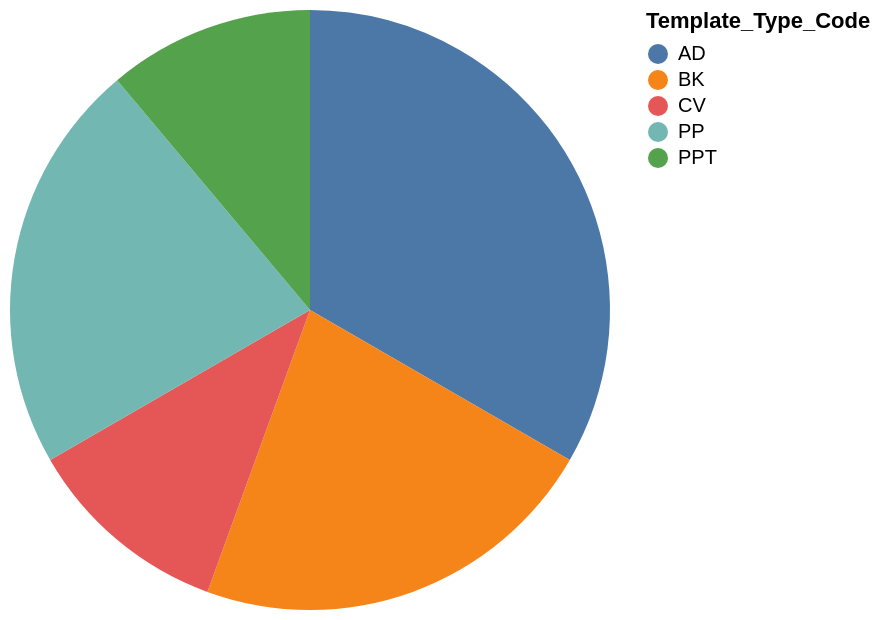

Here is the Vega-Lite specification saved for this chart:
### Vega-Lite specification from a JSON file in a GitHub repository (floating-point values rounded to 4 significant figures)
{"data": {"values": [{"x_data": "AD", "y_data": 3}, {"x_data": "BK", "y_data": 2}, {"x_data": "CV", "y_data": 1}, {"x_data": "PP", "y_data": 2}, {"x_data": "PPT", "y_data": 1}]}, "mark": "arc", "encoding": {"theta": {"field": "y_data", "type": "quantitative", "title": "COUNT(Template_Type_Code)"}, "color": {"field": "x_data", "type": "nominal", "title": "Template_Type_Code"}}}
